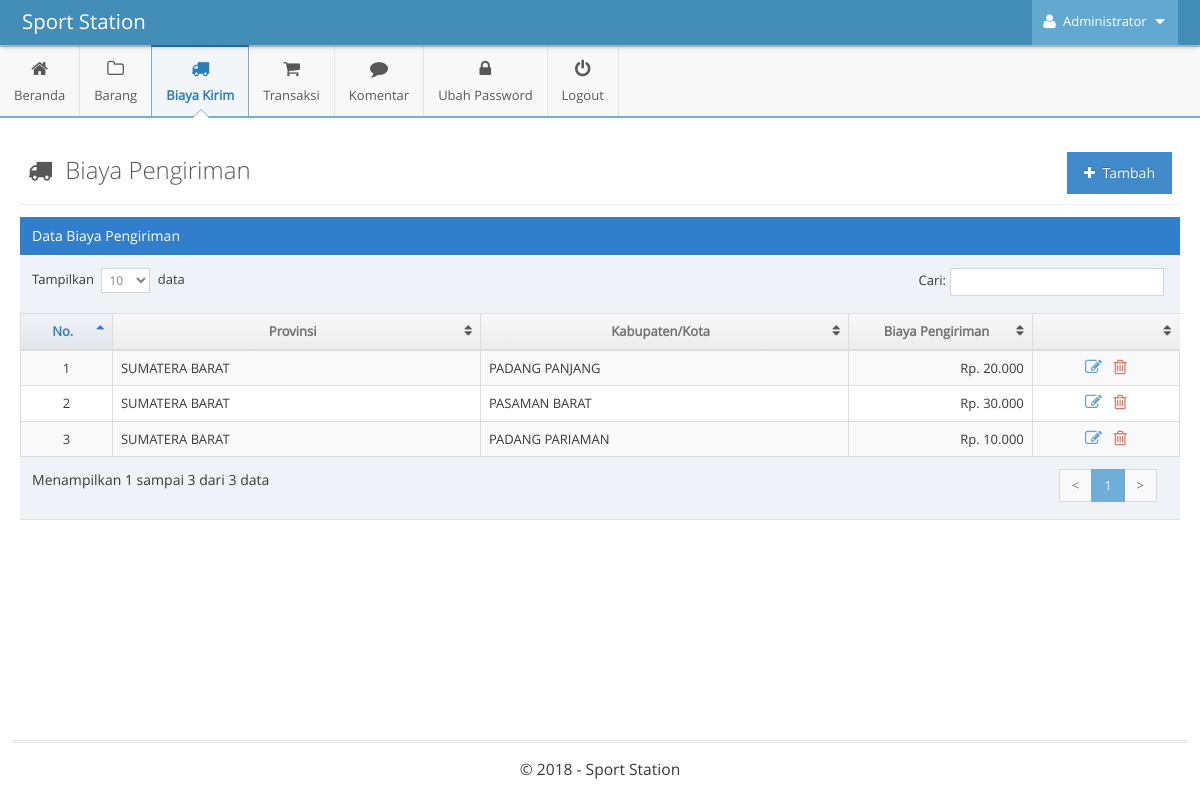
/admin/main.php?module=biaya_kirim (signed in), run on the app's committed database.
### tables this page shows
CREATE TABLE IF NOT EXISTS `tbl_biaya_kirim` (
  `id_biaya` int(11) NOT NULL,
  `provinsi` int(4) NOT NULL,
  `kabkota` int(2) NOT NULL,
  `biaya` int(11) NOT NULL
);

CREATE TABLE IF NOT EXISTS `tbl_provinsi` (
  `id_provinsi` int(2) NOT NULL,
  `nama_provinsi` varchar(40) NOT NULL
);

CREATE TABLE IF NOT EXISTS `tbl_kabkota` (
  `id_kabkota` int(4) NOT NULL,
  `nama_kabkota` varchar(50) NOT NULL,
  `id_provinsi` int(2) NOT NULL
);

### config/fungsi_rupiah.php (called while the page is built, shortened)
<?php
function format_rupiah_nol($angka){
  $rupiah=number_format($angka,0,',','.');
  return $rupiah;
}
?>

### admin/modules/biaya-kirim/view.php (the view, shortened to what this page needs)
<div class="page-content">
	<div class="page-header">
		<h1 style="color:#585858">
			<i style="margin-right:7px" class="ace-icon fa fa-truck"></i> Biaya Pengiriman
			<a href="?module=form_biaya_kirim&form=add">
                <button class="btn btn-primary pull-right">
					<i class="ace-icon fa fa-plus"></i> Tambah
				</button>
            </a>
		</h1>
	</div>
	<div class="row">
		<div class="col-xs-12">
			<div class="row">
				<div class="col-xs-12">
					<div class="table-header">
						Data Biaya Pengiriman
					</div>
					<div>
						<table id="dynamic-table" class="table table-striped table-bordered table-hover">
							<thead>
								<tr>
									<th>No.</th>
									<th>Provinsi</th>
									<th>Kabupaten/Kota</th>
									<th>Biaya Pengiriman</th>
									<th></th>
								</tr>
							</thead>
							<tbody>
							<?php
							$no = 1;
							$query = mysqli_query($mysqli, "SELECT * FROM tbl_biaya_kirim as a INNER JOIN tbl_provinsi as b INNER JOIN tbl_kabkota as c
															ON a.provinsi=b.id_provinsi AND a.kabkota=c.id_kabkota
															ORDER BY a.id_biaya DESC")
															or die('Ada kesalahan pada query tampil data biaya kirim: '.mysqli_error($mysqli));
                            while ($data = mysqli_fetch_assoc($query)) { ?>
                            	<tr>
									<td width="50" class="center"><?php echo $no; ?></td>
									<td width="200"><?php echo $data['nama_provinsi']; ?></td>
									<td width="200"><?php echo $data['nama_kabkota']; ?></td>
									<td width="100" align="right">Rp. <?php echo format_rupiah_nol($data['biaya']); ?></td>
									<td width="80" class="center">
										<div class="action-buttons">
											<a data-rel="tooltip" data-placement="top" title="Ubah" style="margin-right:5px" class="blue tooltip-info" href="?module=form_biaya_kirim&form=edit&id=<?php echo $data['id_biaya']; ?>">
												<i class="ace-icon fa fa-edit bigger-130"></i>
											</a>
											<a data-rel="tooltip" data-placement="top" title="Hapus" class="red tooltip-error" href="modules/biaya-kirim/proses.php?act=delete&id=<?php echo $data['id_biaya'];?>" onclick="return confirm('Anda yakin ingin menghapus biaya pengiriman?');">
												<i class="ace-icon fa fa-trash-o bigger-130"></i>
											</a>
										</div>
									</td>
								</tr>
							<?php
                            	$no++;
                            } ?>
							</tbody>
						</table>
					</div>
				</div>
			</div>
		</div>
	</div>
</div>

### data on the page
tbl_biaya_kirim: tbl_provinsi.nama_provinsi "SUMATERA BARAT", tbl_kabkota.nama_kabkota "PADANG PANJANG", biaya "20.000"
tbl_biaya_kirim: tbl_provinsi.nama_provinsi "SUMATERA BARAT", tbl_kabkota.nama_kabkota "PASAMAN BARAT", biaya "30.000"
tbl_biaya_kirim: tbl_provinsi.nama_provinsi "SUMATERA BARAT", tbl_kabkota.nama_kabkota "PADANG PARIAMAN", biaya "10.000"

### other printed values
$_SESSION['nama_admin'] "Administrator"
$judul_halaman "Beranda Biaya Kirim Komentar Ubah Password"
$judul_halaman "Barang Transaksi"
